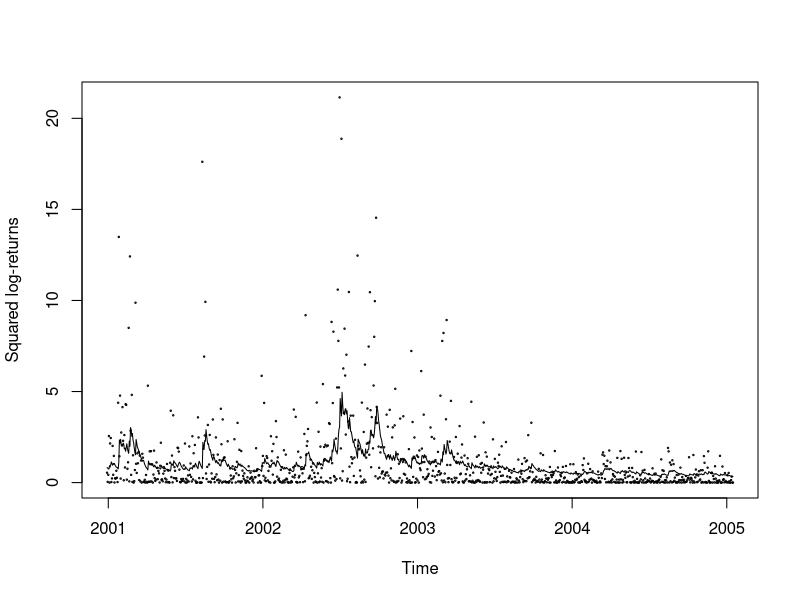

This figure's R source:
# Close windows and clear variables
rm(list = ls(all = TRUE))
graphics.off()

# Load library install.packages(c('aws', 'fGarch', 'igraph', 'Hmisc'))


library("fGarch")
library("igraph")
library("stats")
library("Hmisc")

# Please change working directory setwd('C:/')
data <- read.delim2("SP1997-2005s.txt")

time <- (1:length(data[, 1]))
dat0 <- data[, 1] - c(mean(data[, 1]))
dat0 <- dat0/sd(dat0)

h <- 1
pred <- 0 * time - 1

for (i in 1076:2088) {
    # print(i)
    
    gest <- garchFit(~garch(1, 1), data = dat0[1:(i - 1)], trace = FALSE, include.mean = FALSE)
    pred[i] <- predict(gest, n.ahead = h)$standardDeviation^2
}

timet <- (time - 1078)/250 + 2001
plot(timet[pred >= 0], dat0[pred >= 0]^2, cex = 0.2, xaxp = c(2001, 2005, 4), xlab = "Time", ylab = "Squared log-returns")
lines(timet[pred >= 0], pred[pred >= 0])
 
